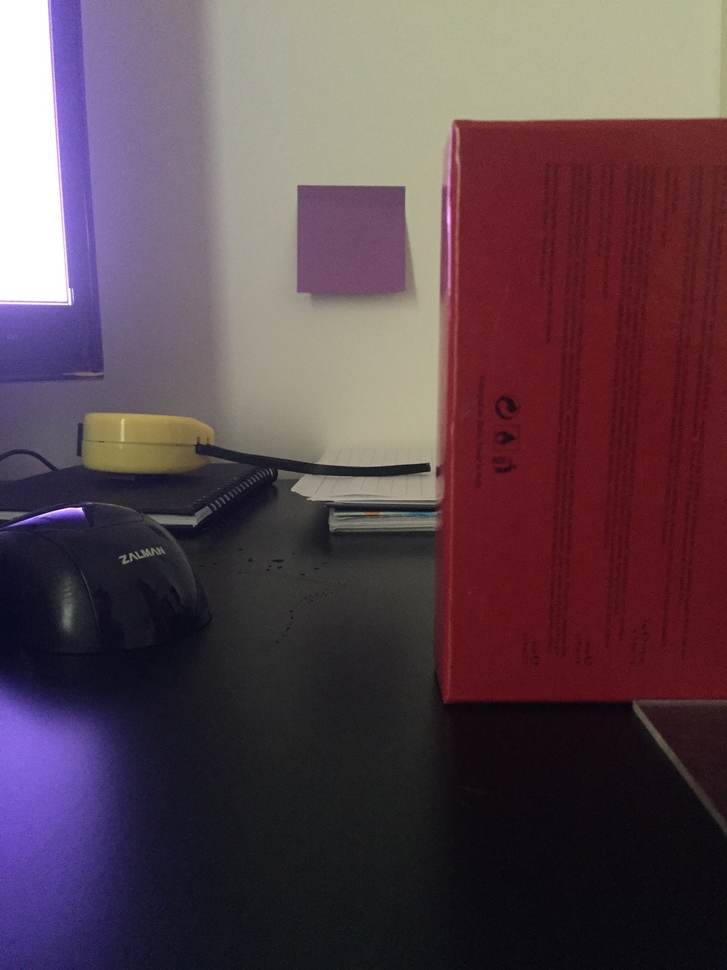
//> input picture image.jpg, 727 x 970 px, shrunk from 2448 x 3264 before the run
$ ./histogramComparison ../image.jpg   (built with g++ and OpenCV 4)
//> lines starting //> are read from the running program, lines starting //| are printed output that depends on the picture; after the words box and inside, x2 and y2 are one past the last pixel; in counts of white or black regions, pixels touching at a corner belong together
#include <iostream>
#include <opencv2/opencv.hpp>

using namespace std;

void show_histogram(std::string name, cv::Mat const& image)
{
    // Set histogram bins count
    int bins = 256;
    int histSize[] = {bins};
    // Set ranges for histogram bins
    float lranges[] = {0, 256};
    const float* ranges[] = {lranges};
    // create matrix for histogram
    cv::Mat hist;
    int channels[] = {0};

    // create matrix for histogram visualization
    int const hist_height = 256;
    cv::Mat hist_image = cv::Mat::zeros(bins, hist_height, CV_8UC1 );

    cv::calcHist(&image, 1, channels, cv::Mat(), hist, 1, histSize, ranges, true, false);

    double max_val=0;
    minMaxLoc(hist, 0, &max_val);

    // visualize each bin
    for(int b = 0; b < bins; b++) {
        float const binVal = hist.at<float>(b);
        int   const height = cvRound(binVal*hist_height/max_val);
        cv::line
            ( hist_image
            , cv::Point(b, hist_height-height), cv::Point(b, hist_height)
            , cv::Scalar::all(255)
            );
    }
    cv::imwrite(name, hist_image);
}

int main(int argc, char** argv) {
    string path = argv[1];
    cv::Mat image = cv::imread(path);
//> image is the input picture: 970 rows x 727 cols, CV_8UC3; mean B, G, R 77.9, 69.7, 90.6
    cv::Mat greyImage, equalizedMat;
    cv::cvtColor(image,greyImage,cv::COLOR_BGR2GRAY);
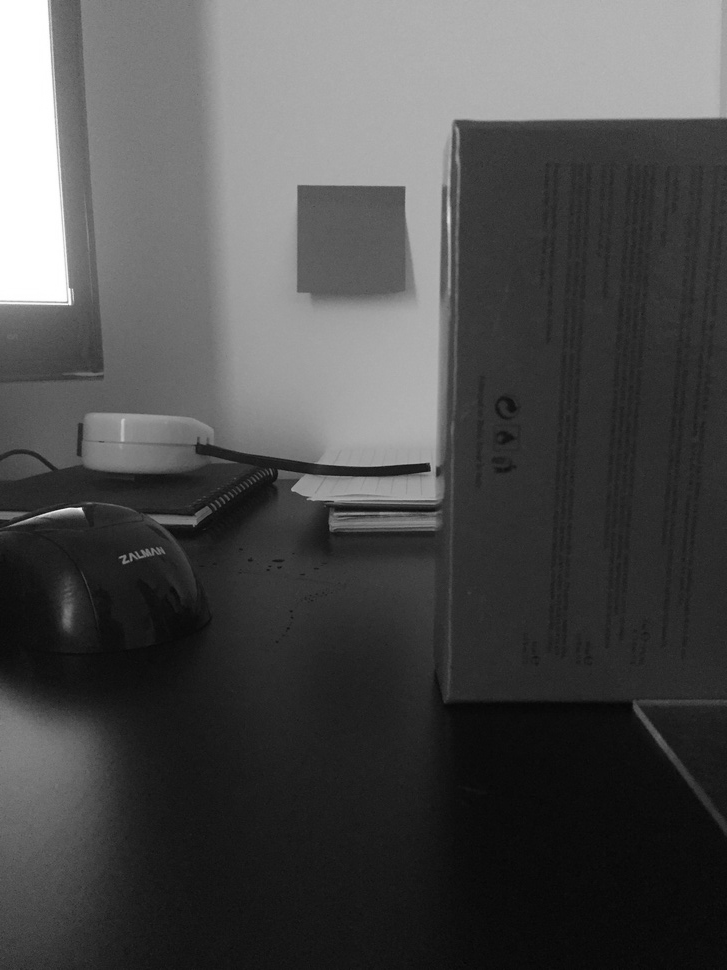
//> greyImage: 970 rows x 727 cols, CV_8UC1; min 5, max 255, mean 76.9
    cv::equalizeHist(greyImage,equalizedMat);
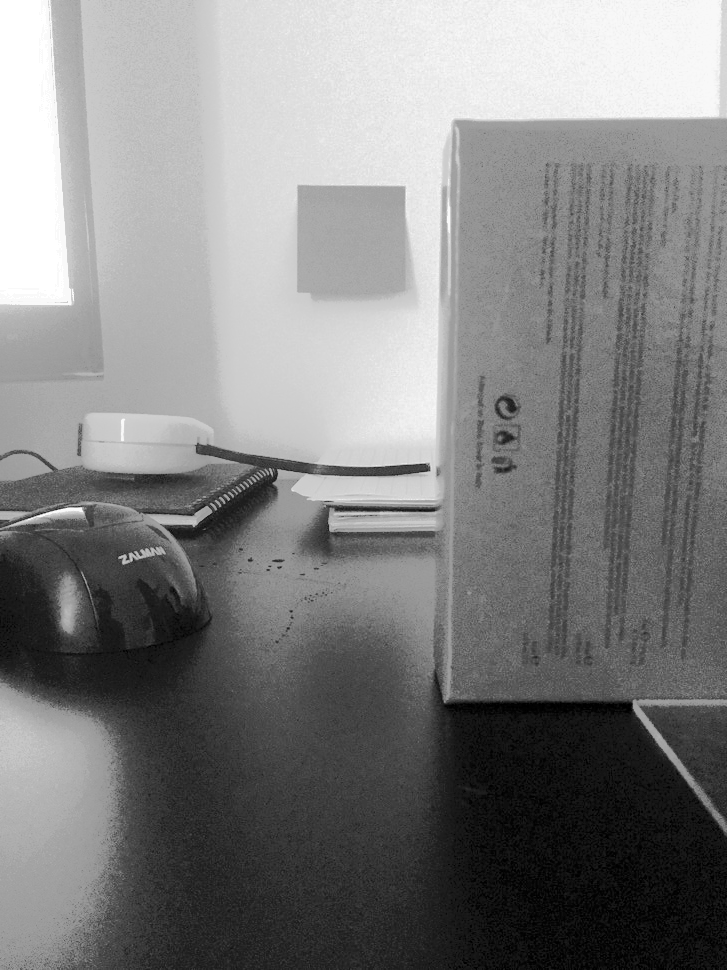
//> equalizedMat: 970 rows x 727 cols, CV_8UC1; min 0, max 255, mean 128.8
    show_histogram("output_images/histogram.jpg",greyImage);
//> in show_histogram, `cv::calcHist(&image, 1, channels, cv::Mat(), hist, 1, histSize, ranges..`: hist = 256 values, max 16679 at index 12, min 0 at index 0, mean 2754.6
//> in show_histogram, `minMaxLoc(hist, 0, &max_val);`: max_val = 16679
//> the loop in show_histogram, `for(int b = 0; b < bins; b++)` made 256 passes
//> (binVal, height) on passes 1 to 3: (0, 0), (0, 0), (0, 0)
//> after the loop in show_histogram, `for(int b = 0; b < bins; b++)`:
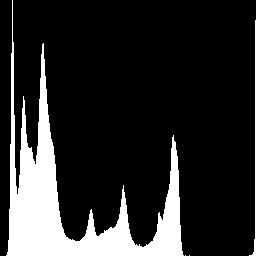
//> hist_image: 256 rows x 256 cols, CV_8UC1; 16.5% white; 4 white regions (2 under 20 px), largest, box (x1, y1, x2, y2) and area: (6, 0, 184, 256) 10549, (249, 20, 256, 256) 262
    show_histogram("output_images/eq_histogram.jpg",equalizedMat);
//> call 2 of show_histogram, with name = "output_images/eq_histogram.jpg"
//> in show_histogram (call 2), `cv::calcHist(&image, 1, channels, cv::Mat(), hist, 1, histSize, ranges..`: hist = 256 values, max 16679 at index 15, min 0 at index 1, mean 2754.6
//> the loop in show_histogram (call 2), `for(int b = 0; b < bins; b++)` made 256 passes
//> (binVal, height) on passes 1 to 3: (1301, 20), (0, 0), (3061, 47)
//> after the loop in show_histogram (call 2), `for(int b = 0; b < bins; b++)`:
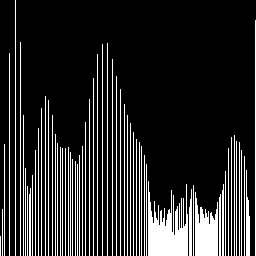
//> hist_image: 256 rows x 256 cols, CV_8UC1; 16.5% white; 63 white regions, largest, box (x1, y1, x2, y2) and area: (148, 181, 188, 256) 1761, (195, 192, 218, 256) 1023, (15, 0, 16, 256) 256
    imwrite("output_images/equalized_image.jpg",equalizedMat);
    imwrite("output_images/grey_image.jpg",greyImage);
    // cv::waitKey(0);
    return 0;
}
